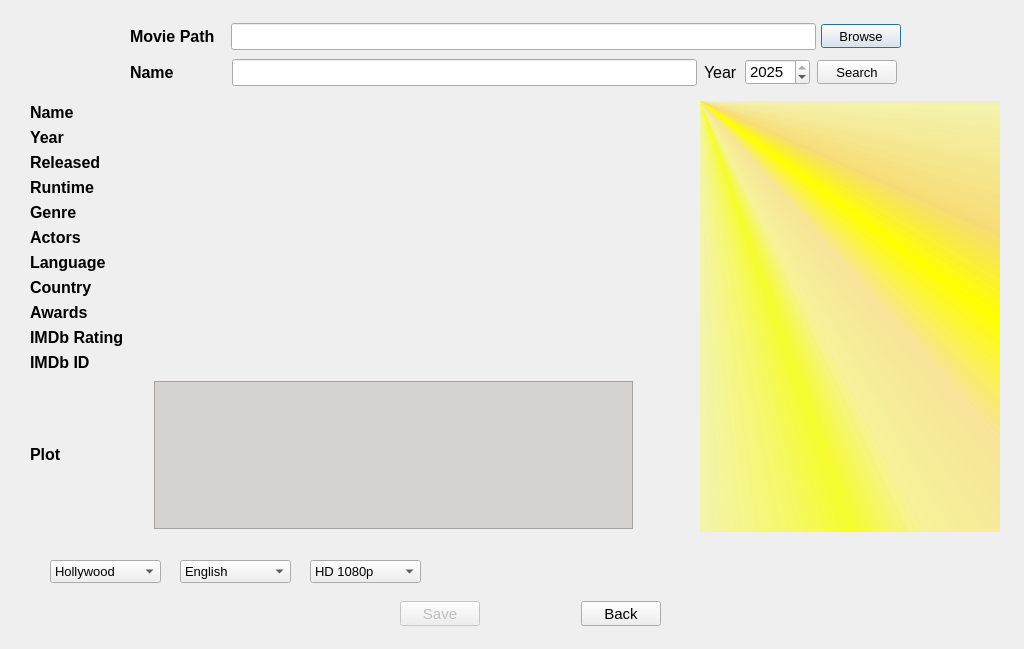
<?xml version="1.0" encoding="UTF-8"?>
<ui version="4.0">
 <class>AddMovieDialog</class>
 <widget class="QDialog" name="AddMovieDialog">
  <property name="geometry">
   <rect>
    <x>0</x>
    <y>0</y>
    <width>1024</width>
    <height>649</height>
   </rect>
  </property>
  <property name="minimumSize">
   <size>
    <width>1024</width>
    <height>649</height>
   </size>
  </property>
  <property name="maximumSize">
   <size>
    <width>1024</width>
    <height>649</height>
   </size>
  </property>
  <property name="font">
   <font>
    <pointsize>10</pointsize>
   </font>
  </property>
  <property name="windowTitle">
   <string>Add New Movie to Database</string>
  </property>
  <property name="autoFillBackground">
   <bool>true</bool>
  </property>
  <widget class="QWidget" name="layoutWidget">
   <property name="geometry">
    <rect>
     <x>130</x>
     <y>20</y>
     <width>771</width>
     <height>69</height>
    </rect>
   </property>
   <property name="minimumSize">
    <size>
     <width>771</width>
     <height>69</height>
    </size>
   </property>
   <property name="maximumSize">
    <size>
     <width>771</width>
     <height>69</height>
    </size>
   </property>
   <property name="font">
    <font>
     <pointsize>12</pointsize>
     <weight>50</weight>
     <bold>false</bold>
    </font>
   </property>
   <layout class="QHBoxLayout" name="horizontalLayout_3">
    <item>
     <layout class="QVBoxLayout" name="verticalLayout">
      <item>
       <widget class="QLabel" name="label">
        <property name="minimumSize">
         <size>
          <width>95</width>
          <height>30</height>
         </size>
        </property>
        <property name="maximumSize">
         <size>
          <width>95</width>
          <height>30</height>
         </size>
        </property>
        <property name="font">
         <font>
          <pointsize>12</pointsize>
          <weight>75</weight>
          <bold>true</bold>
         </font>
        </property>
        <property name="text">
         <string>Movie Path</string>
        </property>
       </widget>
      </item>
      <item>
       <widget class="QLabel" name="label_2">
        <property name="minimumSize">
         <size>
          <width>95</width>
          <height>29</height>
         </size>
        </property>
        <property name="maximumSize">
         <size>
          <width>95</width>
          <height>29</height>
         </size>
        </property>
        <property name="font">
         <font>
          <pointsize>12</pointsize>
          <weight>75</weight>
          <bold>true</bold>
         </font>
        </property>
        <property name="text">
         <string>Name</string>
        </property>
       </widget>
      </item>
     </layout>
    </item>
    <item>
     <layout class="QVBoxLayout" name="verticalLayout_2">
      <item>
       <layout class="QHBoxLayout" name="horizontalLayout">
        <item>
         <widget class="QLineEdit" name="pathLineEdit">
          <property name="minimumSize">
           <size>
            <width>585</width>
            <height>27</height>
           </size>
          </property>
          <property name="maximumSize">
           <size>
            <width>585</width>
            <height>27</height>
           </size>
          </property>
          <property name="readOnly">
           <bool>true</bool>
          </property>
         </widget>
        </item>
        <item>
         <widget class="QPushButton" name="browseButton">
          <property name="minimumSize">
           <size>
            <width>80</width>
            <height>24</height>
           </size>
          </property>
          <property name="maximumSize">
           <size>
            <width>80</width>
            <height>24</height>
           </size>
          </property>
          <property name="font">
           <font>
            <pointsize>10</pointsize>
           </font>
          </property>
          <property name="text">
           <string>Browse</string>
          </property>
         </widget>
        </item>
       </layout>
      </item>
      <item>
       <layout class="QHBoxLayout" name="horizontalLayout_2">
        <item>
         <widget class="QLineEdit" name="movieNameLineEdit">
          <property name="minimumSize">
           <size>
            <width>465</width>
            <height>27</height>
           </size>
          </property>
          <property name="maximumSize">
           <size>
            <width>465</width>
            <height>27</height>
           </size>
          </property>
         </widget>
        </item>
        <item>
         <widget class="QLabel" name="label_3">
          <property name="minimumSize">
           <size>
            <width>34</width>
            <height>27</height>
           </size>
          </property>
          <property name="maximumSize">
           <size>
            <width>34</width>
            <height>27</height>
           </size>
          </property>
          <property name="text">
           <string>Year</string>
          </property>
         </widget>
        </item>
        <item>
         <widget class="QSpinBox" name="spinBox">
          <property name="minimumSize">
           <size>
            <width>65</width>
            <height>26</height>
           </size>
          </property>
          <property name="maximumSize">
           <size>
            <width>65</width>
            <height>26</height>
           </size>
          </property>
          <property name="font">
           <font>
            <pointsize>11</pointsize>
           </font>
          </property>
          <property name="minimum">
           <number>1950</number>
          </property>
          <property name="maximum">
           <number>2025</number>
          </property>
          <property name="value">
           <number>2025</number>
          </property>
         </widget>
        </item>
        <item>
         <widget class="QPushButton" name="searchButton">
          <property name="minimumSize">
           <size>
            <width>80</width>
            <height>24</height>
           </size>
          </property>
          <property name="maximumSize">
           <size>
            <width>80</width>
            <height>24</height>
           </size>
          </property>
          <property name="font">
           <font>
            <pointsize>10</pointsize>
           </font>
          </property>
          <property name="text">
           <string>Search</string>
          </property>
         </widget>
        </item>
       </layout>
      </item>
     </layout>
    </item>
   </layout>
  </widget>
  <widget class="QWidget" name="layoutWidget">
   <property name="geometry">
    <rect>
     <x>30</x>
     <y>100</y>
     <width>970</width>
     <height>433</height>
    </rect>
   </property>
   <layout class="QHBoxLayout" name="horizontalLayout_6">
    <item>
     <layout class="QVBoxLayout" name="verticalLayout_4">
      <item>
       <layout class="QHBoxLayout" name="horizontalLayout_4">
        <item>
         <layout class="QVBoxLayout" name="verticalLayout_3">
          <item>
           <widget class="QLabel" name="label_4">
            <property name="minimumSize">
             <size>
              <width>95</width>
              <height>19</height>
             </size>
            </property>
            <property name="maximumSize">
             <size>
              <width>95</width>
              <height>19</height>
             </size>
            </property>
            <property name="font">
             <font>
              <pointsize>12</pointsize>
              <weight>75</weight>
              <bold>true</bold>
             </font>
            </property>
            <property name="text">
             <string>Name</string>
            </property>
           </widget>
          </item>
          <item>
           <widget class="QLabel" name="label_6">
            <property name="minimumSize">
             <size>
              <width>95</width>
              <height>19</height>
             </size>
            </property>
            <property name="maximumSize">
             <size>
              <width>95</width>
              <height>19</height>
             </size>
            </property>
            <property name="font">
             <font>
              <pointsize>12</pointsize>
              <weight>75</weight>
              <bold>true</bold>
             </font>
            </property>
            <property name="text">
             <string>Year</string>
            </property>
           </widget>
          </item>
          <item>
           <widget class="QLabel" name="label_8">
            <property name="minimumSize">
             <size>
              <width>95</width>
              <height>19</height>
             </size>
            </property>
            <property name="maximumSize">
             <size>
              <width>95</width>
              <height>19</height>
             </size>
            </property>
            <property name="font">
             <font>
              <pointsize>12</pointsize>
              <weight>75</weight>
              <bold>true</bold>
             </font>
            </property>
            <property name="text">
             <string>Released</string>
            </property>
           </widget>
          </item>
          <item>
           <widget class="QLabel" name="label_10">
            <property name="minimumSize">
             <size>
              <width>95</width>
              <height>19</height>
             </size>
            </property>
            <property name="maximumSize">
             <size>
              <width>95</width>
              <height>19</height>
             </size>
            </property>
            <property name="font">
             <font>
              <pointsize>12</pointsize>
              <weight>75</weight>
              <bold>true</bold>
             </font>
            </property>
            <property name="text">
             <string>Runtime</string>
            </property>
           </widget>
          </item>
          <item>
           <widget class="QLabel" name="label_13">
            <property name="minimumSize">
             <size>
              <width>95</width>
              <height>19</height>
             </size>
            </property>
            <property name="maximumSize">
             <size>
              <width>95</width>
              <height>19</height>
             </size>
            </property>
            <property name="font">
             <font>
              <pointsize>12</pointsize>
              <weight>75</weight>
              <bold>true</bold>
             </font>
            </property>
            <property name="text">
             <string>Genre</string>
            </property>
           </widget>
          </item>
          <item>
           <widget class="QLabel" name="label_14">
            <property name="minimumSize">
             <size>
              <width>95</width>
              <height>19</height>
             </size>
            </property>
            <property name="maximumSize">
             <size>
              <width>95</width>
              <height>19</height>
             </size>
            </property>
            <property name="font">
             <font>
              <pointsize>12</pointsize>
              <weight>75</weight>
              <bold>true</bold>
             </font>
            </property>
            <property name="text">
             <string>Actors</string>
            </property>
           </widget>
          </item>
          <item>
           <widget class="QLabel" name="label_16">
            <property name="minimumSize">
             <size>
              <width>95</width>
              <height>19</height>
             </size>
            </property>
            <property name="maximumSize">
             <size>
              <width>95</width>
              <height>19</height>
             </size>
            </property>
            <property name="font">
             <font>
              <pointsize>12</pointsize>
              <weight>75</weight>
              <bold>true</bold>
             </font>
            </property>
            <property name="text">
             <string>Language</string>
            </property>
           </widget>
          </item>
          <item>
           <widget class="QLabel" name="label_18">
            <property name="minimumSize">
             <size>
              <width>95</width>
              <height>19</height>
             </size>
            </property>
            <property name="maximumSize">
             <size>
              <width>95</width>
              <height>19</height>
             </size>
            </property>
            <property name="font">
             <font>
              <pointsize>12</pointsize>
              <weight>75</weight>
              <bold>true</bold>
             </font>
            </property>
            <property name="text">
             <string>Country</string>
            </property>
           </widget>
          </item>
          <item>
           <widget class="QLabel" name="label_19">
            <property name="minimumSize">
             <size>
              <width>95</width>
              <height>19</height>
             </size>
            </property>
            <property name="maximumSize">
             <size>
              <width>95</width>
              <height>19</height>
             </size>
            </property>
            <property name="font">
             <font>
              <pointsize>12</pointsize>
              <weight>75</weight>
              <bold>true</bold>
             </font>
            </property>
            <property name="text">
             <string>Awards</string>
            </property>
           </widget>
          </item>
          <item>
           <widget class="QLabel" name="label_22">
            <property name="minimumSize">
             <size>
              <width>100</width>
              <height>19</height>
             </size>
            </property>
            <property name="maximumSize">
             <size>
              <width>100</width>
              <height>19</height>
             </size>
            </property>
            <property name="font">
             <font>
              <pointsize>12</pointsize>
              <weight>75</weight>
              <bold>true</bold>
             </font>
            </property>
            <property name="text">
             <string>IMDb Rating</string>
            </property>
           </widget>
          </item>
          <item>
           <widget class="QLabel" name="label_24">
            <property name="minimumSize">
             <size>
              <width>95</width>
              <height>19</height>
             </size>
            </property>
            <property name="maximumSize">
             <size>
              <width>95</width>
              <height>19</height>
             </size>
            </property>
            <property name="font">
             <font>
              <pointsize>12</pointsize>
              <weight>75</weight>
              <bold>true</bold>
             </font>
            </property>
            <property name="text">
             <string>IMDb ID</string>
            </property>
           </widget>
          </item>
         </layout>
        </item>
        <item>
         <spacer name="horizontalSpacer">
          <property name="minimumSize">
           <size>
            <width>18</width>
            <height>20</height>
           </size>
          </property>
          <property name="maximumSize">
           <size>
            <width>18</width>
            <height>20</height>
           </size>
          </property>
          <property name="orientation">
           <enum>Qt::Horizontal</enum>
          </property>
          <property name="sizeHint" stdset="0">
           <size>
            <width>18</width>
            <height>20</height>
           </size>
          </property>
         </spacer>
        </item>
        <item>
         <layout class="QGridLayout" name="gridLayout">
          <item row="0" column="0">
           <widget class="QLabel" name="nameLabel">
            <property name="minimumSize">
             <size>
              <width>479</width>
              <height>19</height>
             </size>
            </property>
            <property name="maximumSize">
             <size>
              <width>479</width>
              <height>19</height>
             </size>
            </property>
            <property name="font">
             <font>
              <pointsize>12</pointsize>
             </font>
            </property>
            <property name="text">
             <string/>
            </property>
           </widget>
          </item>
          <item row="1" column="0">
           <widget class="QLabel" name="yearLabel">
            <property name="minimumSize">
             <size>
              <width>479</width>
              <height>19</height>
             </size>
            </property>
            <property name="maximumSize">
             <size>
              <width>479</width>
              <height>19</height>
             </size>
            </property>
            <property name="font">
             <font>
              <pointsize>12</pointsize>
             </font>
            </property>
            <property name="text">
             <string/>
            </property>
           </widget>
          </item>
          <item row="2" column="0">
           <widget class="QLabel" name="releasedLabel">
            <property name="minimumSize">
             <size>
              <width>479</width>
              <height>19</height>
             </size>
            </property>
            <property name="maximumSize">
             <size>
              <width>479</width>
              <height>19</height>
             </size>
            </property>
            <property name="font">
             <font>
              <pointsize>12</pointsize>
             </font>
            </property>
            <property name="text">
             <string/>
            </property>
           </widget>
          </item>
          <item row="3" column="0">
           <widget class="QLabel" name="runtimeLabel">
            <property name="minimumSize">
             <size>
              <width>479</width>
              <height>19</height>
             </size>
            </property>
            <property name="maximumSize">
             <size>
              <width>479</width>
              <height>19</height>
             </size>
            </property>
            <property name="font">
             <font>
              <pointsize>12</pointsize>
             </font>
            </property>
            <property name="text">
             <string/>
            </property>
           </widget>
          </item>
          <item row="4" column="0">
           <widget class="QLabel" name="genreLabel">
            <property name="minimumSize">
             <size>
              <width>479</width>
              <height>19</height>
             </size>
            </property>
            <property name="maximumSize">
             <size>
              <width>479</width>
              <height>19</height>
             </size>
            </property>
            <property name="font">
             <font>
              <pointsize>12</pointsize>
             </font>
            </property>
            <property name="text">
             <string/>
            </property>
           </widget>
          </item>
          <item row="5" column="0">
           <widget class="QLabel" name="actorsLabel">
            <property name="minimumSize">
             <size>
              <width>479</width>
              <height>19</height>
             </size>
            </property>
            <property name="maximumSize">
             <size>
              <width>479</width>
              <height>19</height>
             </size>
            </property>
            <property name="font">
             <font>
              <pointsize>12</pointsize>
             </font>
            </property>
            <property name="text">
             <string/>
            </property>
           </widget>
          </item>
          <item row="6" column="0">
           <widget class="QLabel" name="languageLabel">
            <property name="minimumSize">
             <size>
              <width>479</width>
              <height>19</height>
             </size>
            </property>
            <property name="maximumSize">
             <size>
              <width>479</width>
              <height>19</height>
             </size>
            </property>
            <property name="font">
             <font>
              <pointsize>12</pointsize>
             </font>
            </property>
            <property name="text">
             <string/>
            </property>
           </widget>
          </item>
          <item row="7" column="0">
           <widget class="QLabel" name="countryLabel">
            <property name="minimumSize">
             <size>
              <width>479</width>
              <height>19</height>
             </size>
            </property>
            <property name="maximumSize">
             <size>
              <width>479</width>
              <height>19</height>
             </size>
            </property>
            <property name="font">
             <font>
              <pointsize>12</pointsize>
             </font>
            </property>
            <property name="text">
             <string/>
            </property>
           </widget>
          </item>
          <item row="8" column="0">
           <widget class="QLabel" name="awardsLabel">
            <property name="minimumSize">
             <size>
              <width>479</width>
              <height>19</height>
             </size>
            </property>
            <property name="maximumSize">
             <size>
              <width>479</width>
              <height>19</height>
             </size>
            </property>
            <property name="font">
             <font>
              <pointsize>12</pointsize>
             </font>
            </property>
            <property name="text">
             <string/>
            </property>
           </widget>
          </item>
          <item row="9" column="0">
           <widget class="QLabel" name="imdbRatingLabel">
            <property name="minimumSize">
             <size>
              <width>479</width>
              <height>19</height>
             </size>
            </property>
            <property name="maximumSize">
             <size>
              <width>479</width>
              <height>19</height>
             </size>
            </property>
            <property name="font">
             <font>
              <pointsize>12</pointsize>
             </font>
            </property>
            <property name="text">
             <string/>
            </property>
           </widget>
          </item>
          <item row="10" column="0">
           <widget class="QLabel" name="imdbIdLabel">
            <property name="minimumSize">
             <size>
              <width>479</width>
              <height>19</height>
             </size>
            </property>
            <property name="maximumSize">
             <size>
              <width>479</width>
              <height>19</height>
             </size>
            </property>
            <property name="font">
             <font>
              <pointsize>12</pointsize>
             </font>
            </property>
            <property name="text">
             <string/>
            </property>
           </widget>
          </item>
         </layout>
        </item>
       </layout>
      </item>
      <item>
       <layout class="QHBoxLayout" name="horizontalLayout_5">
        <item>
         <widget class="QLabel" name="label_26">
          <property name="minimumSize">
           <size>
            <width>95</width>
            <height>19</height>
           </size>
          </property>
          <property name="maximumSize">
           <size>
            <width>95</width>
            <height>19</height>
           </size>
          </property>
          <property name="font">
           <font>
            <pointsize>12</pointsize>
            <weight>75</weight>
            <bold>true</bold>
           </font>
          </property>
          <property name="text">
           <string>Plot</string>
          </property>
         </widget>
        </item>
        <item>
         <spacer name="horizontalSpacer_2">
          <property name="minimumSize">
           <size>
            <width>22</width>
            <height>20</height>
           </size>
          </property>
          <property name="maximumSize">
           <size>
            <width>22</width>
            <height>20</height>
           </size>
          </property>
          <property name="orientation">
           <enum>Qt::Horizontal</enum>
          </property>
          <property name="sizeHint" stdset="0">
           <size>
            <width>18</width>
            <height>20</height>
           </size>
          </property>
         </spacer>
        </item>
        <item>
         <widget class="QTextBrowser" name="plotText">
          <property name="minimumSize">
           <size>
            <width>479</width>
            <height>148</height>
           </size>
          </property>
          <property name="maximumSize">
           <size>
            <width>479</width>
            <height>148</height>
           </size>
          </property>
          <property name="autoFillBackground">
           <bool>true</bool>
          </property>
          <property name="styleSheet">
           <string notr="true">background-color: rgb(214, 210, 208);</string>
          </property>
         </widget>
        </item>
       </layout>
      </item>
     </layout>
    </item>
    <item>
     <spacer name="horizontalSpacer_3">
      <property name="orientation">
       <enum>Qt::Horizontal</enum>
      </property>
      <property name="sizeHint" stdset="0">
       <size>
        <width>13</width>
        <height>20</height>
       </size>
      </property>
     </spacer>
    </item>
    <item>
     <widget class="QLabel" name="posterLabel">
      <property name="minimumSize">
       <size>
        <width>300</width>
        <height>431</height>
       </size>
      </property>
      <property name="maximumSize">
       <size>
        <width>300</width>
        <height>431</height>
       </size>
      </property>
      <property name="styleSheet">
       <string notr="true">background-color: qconicalgradient(cx:0, cy:0, angle:135, stop:0 rgba(255, 255, 0, 69), stop:0.375 rgba(255, 255, 0, 69), stop:0.423533 rgba(251, 255, 0, 145), stop:0.45 rgba(247, 255, 0, 208), stop:0.477581 rgba(255, 244, 71, 130), stop:0.518717 rgba(255, 218, 71, 130), stop:0.55 rgba(255, 255, 0, 255), stop:0.57754 rgba(255, 203, 0, 130), stop:0.625 rgba(255, 255, 0, 69), stop:1 rgba(255, 255, 0, 69));</string>
      </property>
      <property name="text">
       <string/>
      </property>
     </widget>
    </item>
   </layout>
  </widget>
  <widget class="QWidget" name="layoutWidget">
   <property name="geometry">
    <rect>
     <x>400</x>
     <y>600</y>
     <width>261</width>
     <height>27</height>
    </rect>
   </property>
   <property name="minimumSize">
    <size>
     <width>261</width>
     <height>27</height>
    </size>
   </property>
   <property name="maximumSize">
    <size>
     <width>261</width>
     <height>27</height>
    </size>
   </property>
   <layout class="QHBoxLayout" name="horizontalLayout_7">
    <item>
     <widget class="QPushButton" name="saveButton">
      <property name="enabled">
       <bool>false</bool>
      </property>
      <property name="minimumSize">
       <size>
        <width>80</width>
        <height>25</height>
       </size>
      </property>
      <property name="maximumSize">
       <size>
        <width>80</width>
        <height>25</height>
       </size>
      </property>
      <property name="font">
       <font>
        <pointsize>11</pointsize>
       </font>
      </property>
      <property name="text">
       <string>Save</string>
      </property>
     </widget>
    </item>
    <item>
     <spacer name="horizontalSpacer_4">
      <property name="minimumSize">
       <size>
        <width>87</width>
        <height>20</height>
       </size>
      </property>
      <property name="maximumSize">
       <size>
        <width>87</width>
        <height>20</height>
       </size>
      </property>
      <property name="orientation">
       <enum>Qt::Horizontal</enum>
      </property>
      <property name="sizeHint" stdset="0">
       <size>
        <width>40</width>
        <height>20</height>
       </size>
      </property>
     </spacer>
    </item>
    <item>
     <widget class="QPushButton" name="backButton">
      <property name="minimumSize">
       <size>
        <width>80</width>
        <height>25</height>
       </size>
      </property>
      <property name="maximumSize">
       <size>
        <width>80</width>
        <height>25</height>
       </size>
      </property>
      <property name="font">
       <font>
        <pointsize>11</pointsize>
       </font>
      </property>
      <property name="text">
       <string>Back</string>
      </property>
     </widget>
    </item>
   </layout>
  </widget>
  <widget class="QLabel" name="errorLabel">
   <property name="geometry">
    <rect>
     <x>30</x>
     <y>540</y>
     <width>961</width>
     <height>21</height>
    </rect>
   </property>
   <property name="text">
    <string/>
   </property>
  </widget>
  <widget class="QComboBox" name="typeComboBox">
   <property name="geometry">
    <rect>
     <x>50</x>
     <y>560</y>
     <width>111</width>
     <height>23</height>
    </rect>
   </property>
   <item>
    <property name="text">
     <string>Hollywood</string>
    </property>
   </item>
   <item>
    <property name="text">
     <string>Bollywood</string>
    </property>
   </item>
   <item>
    <property name="text">
     <string>Other</string>
    </property>
   </item>
  </widget>
  <widget class="QComboBox" name="languageComboBox">
   <property name="geometry">
    <rect>
     <x>180</x>
     <y>560</y>
     <width>111</width>
     <height>23</height>
    </rect>
   </property>
   <item>
    <property name="text">
     <string>English</string>
    </property>
   </item>
   <item>
    <property name="text">
     <string>Hindi</string>
    </property>
   </item>
   <item>
    <property name="text">
     <string>Dual Audio</string>
    </property>
   </item>
  </widget>
  <widget class="QComboBox" name="qualityComboBox">
   <property name="geometry">
    <rect>
     <x>310</x>
     <y>560</y>
     <width>111</width>
     <height>23</height>
    </rect>
   </property>
   <item>
    <property name="text">
     <string>HD 1080p</string>
    </property>
   </item>
   <item>
    <property name="text">
     <string>HD 720p</string>
    </property>
   </item>
   <item>
    <property name="text">
     <string>480p</string>
    </property>
   </item>
   <item>
    <property name="text">
     <string>Low</string>
    </property>
   </item>
   <item>
    <property name="text">
     <string>3D</string>
    </property>
   </item>
  </widget>
 </widget>
 <resources/>
 <connections>
  <connection>
   <sender>backButton</sender>
   <signal>clicked()</signal>
   <receiver>AddMovieDialog</receiver>
   <slot>deleteLater()</slot>
   <hints>
    <hint type="sourcelabel">
     <x>618</x>
     <y>614</y>
    </hint>
    <hint type="destinationlabel">
     <x>813</x>
     <y>597</y>
    </hint>
   </hints>
  </connection>
 </connections>
</ui>
